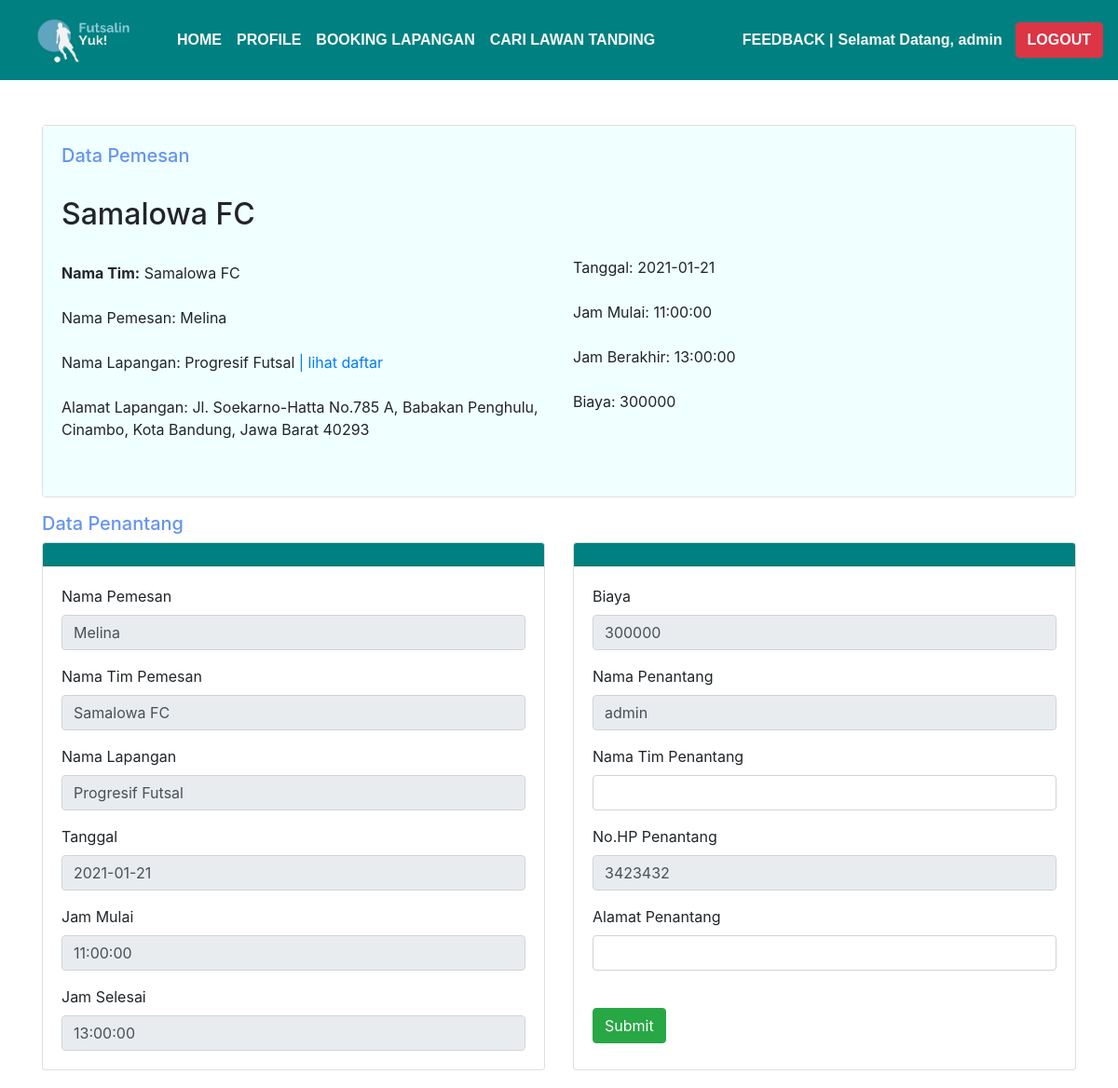
/orders/index2.php?id=31 (signed in), run on the app's committed database.
### tables this page shows
CREATE TABLE `orders` (
  `id` int(11) NOT NULL,
  `user_id` int(100) NOT NULL,
  `nama_pemesan` varchar(255) DEFAULT NULL,
  `nama_tim` varchar(250) DEFAULT NULL,
  `no_pemesan` varchar(200) DEFAULT NULL,
  `nama_lapangan` varchar(255) DEFAULT NULL,
  `alamat_lapangan` text DEFAULT NULL,
  `tanggal` date DEFAULT NULL,
  `jam_mulai` time DEFAULT NULL,
  `jam_berakhir` time DEFAULT NULL,
  `carilawan` varchar(200) DEFAULT NULL,
  `biaya` int(11) DEFAULT NULL,
  `status` varchar(100) NOT NULL,
  `no_penantang` varchar(200) NOT NULL,
  `status_booking` varchar(200) NOT NULL,
  `no_pembayaran` varchar(100) NOT NULL,
  `status_pembayaran` varchar(100) NOT NULL
);

### orders/index2.php (the view, shortened to what this page needs)
<!DOCTYPE html>
<html lang="en">
<head>
    <link rel="stylesheet" href="https://cdn.jsdelivr.net/npm/bootstrap@4.5.3/dist/css/bootstrap.min.css">
    <link href="//maxcdn.bootstrapcdn.com/font-awesome/4.7.0/css/font-awesome.min.css" rel="stylesheet">
        <link rel="stylesheet" type="text/css" href="https://cdnjs.cloudflare.com/ajax/libs/bootstrap-datepicker/1.9.0/css/bootstrap-datepicker.css">
</head>
<body>
        <nav class="navbar navbar-expand-sm" style="background-color: teal;">
            <a class="navbar-brand"><img src="../assets/img/logo.png" height="60px" width="150px"></a>
  <div class="collapse navbar-collapse" id="navbarSupportedContent">
    <ul class="navbar-nav mr-auto">
      <li class="nav-item">
      <a class="nav-link text-light" style="font-family: Arial; font-weight: bold;" href="../home.php">HOME <span class="sr-only">(current)</span></a>
                    </li>
                    <li class="nav-item">
                        <a class="nav-link text-light"  style="font-family: Arial; font-weight: bold;"  href="profile.php">PROFILE</a>
                    </li>
                     <li class="nav-item">
                        <a class="nav-link text-light"  style="font-family: Arial; font-weight: bold;"  href="index.php">BOOKING LAPANGAN</a>
                    </li>
                     <li class="nav-item">
                        <a class="nav-link text-light"  style="font-family: Arial; font-weight: bold;"  href="index1.php">CARI LAWAN TANDING</a>
                    </li>
    </ul>
    <a class="nav-link text-light" style="font-family: Arial; font-weight: bold; padding-right:5px;" href="feedback.php">FEEDBACK | </a>
    <span class="navbar-text text-light"  style="font-family: Arial; font-weight: bold;" >Selamat Datang, </span>
    <a class="nav-item" style="color:teal;">.</a>
    <a class="nav-item text-light"  style="font-family: Arial; font-weight: bold;" ><?= $_SESSION["nama"] ?></a>
    <a class="nav-item" style="color:teal;">...</a>
    <a class="btn btn-danger my-2 my-sm-0 text-light"  style="font-family: Arial; font-weight: bold;"   href="../Login/logout.php">LOGOUT</a>
  </div>
</nav>
 <?php
include '../config/connection.php';
$id = $_GET['id'];
$data = mysqli_query($conn, "SELECT * FROM orders WHERE id = $id");
$data = mysqli_fetch_assoc($data);
?>
				<div class="container" style="padding-top: 0cm;">
  				<div class="d-flex justify-content-center">
				<div class="card mt-5 mb-3" style="width:30cm;">
					<div class="card-body" style="background-color: azure;" >
						<div class="row">
							<div class="col-md-6">
							<h5 class="text-left" style="color:cornflowerblue">Data Pemesan</h5><br>
							<h2><?php echo $data['nama_tim'] ?></h2>
								<br>
								<p>
								<b>Nama Tim:</b> <?php echo $data['nama_tim'] ?>
									<br><br>
									Nama Pemesan: <?php echo $data['nama_pemesan'] ?>
                                    <br><br>
									Nama Lapangan: <?php echo $data['nama_lapangan'] ?>
									<a href="index.php"> | lihat daftar</a>
									<br><br>
									Alamat Lapangan: <?php echo $data['alamat_lapangan'] ?>
                                    <br><br>
								</p>
							</div>
							<div class="col-md-6">
								<br><br><br><br><br>
								<p>
								Tanggal: <?php echo $data['tanggal'] ?>
                                    <br><br>
									Jam Mulai: <?php echo $data['jam_mulai'] ?>
                                   <br><br>
									Jam Berakhir: <?php echo $data['jam_berakhir'] ?>
                                    <br><br>
									Biaya: <?php echo $data['biaya'] ?>
								</p>
							</div>
						</div>
						</div>
						</div>
					</div>
				</div>
	<form action="" method="POST" enctype="multipart/form-data">
        <div class="container">
            <h5 class="text-left" style="color:cornflowerblue">Data Penantang</h5>
            <div class="row">
                <div class="col-sm-6">
            <div class="card" style="height:15cm;">
              <div class="card-header" style="background-color: teal;"></div>
              <div class="card-body">
			  				<div class="form-group">
								<label>Nama Pemesan</label>
								<input type="text" class="form-control" name="nama_pemesan" value="<?php echo $data['nama_pemesan'] ?>" readonly required>
							</div>
							<div class="form-group">
								<label>Nama Tim Pemesan</label>
								<input type="text" class="form-control" name="nama_tim" value="<?php echo $data['nama_tim'] ?>" readonly required>
							</div>
							<div class="form-group">
								<label>Nama Lapangan</label>
								<input type="text" class="form-control" name="nama_lapangan" value="<?php echo $data['nama_lapangan'] ?>" readonly required>
							</div>
							<div class="form-group">
								<label>Tanggal</label>
								<input type="text" class="form-control" name="tanggal" value="<?php echo $data['tanggal'] ?>" readonly required>
							</div>
							<div class="form-group">
								<label>Jam Mulai</label>
								<input type="text" class="form-control" name="jam_mulai" value="<?php echo $data['jam_mulai'] ?>" readonly required>
							</div>
							<div class="form-group">
								<label>Jam Selesai</label>
								<input type="text" class="form-control" name="jam_berakhir" value="<?php echo $data['jam_berakhir'] ?>" readonly required>
							</div>
                  <br>
             </div>
            </div>
                </div>
                <div class="col-sm-6">
            <div class="card" style="height:15cm;">
              <div class="card-header" style="background-color: teal;"></div>
              <div class="card-body">
			  				<div class="form-group">
								<label>Biaya</label>
								<input type="text" class="form-control" name="biaya" value="<?php echo $data['biaya'] ?>" readonly required>
							</div>
							<div class="form-group">
								<label>Nama Penantang</label>
								<input type="text" class="form-control" name="nama_penantang" value="<?= $_SESSION["nama"] ?>" readonly required>
							</div>
							<div class="form-group">
								<label>Nama Tim Penantang</label>
								<input type="text" class="form-control" name="nama_tim_penantang" required>
							</div>
							<div class="form-group">
								<label>No.HP Penantang</label>
								<input type="text" class="form-control" name="no_penantang" value="<?= $_SESSION["no_hp"] ?>" readonly required>
							</div>
							<div class="form-group">
								<label>Alamat Penantang</label>
								<input type="text" class="form-control" name="alamat_penantang" required>
							</div>
							<br>
							<button class="btn btn-success" type="submit" name="submit">Submit</button>
            </div>
            </div>
            </div>
          </div>
      </form>
</body>
</html>

### data on the page
orders: nama_tim "Samalowa FC", nama_pemesan "Melina", nama_lapangan "Progresif Futsal", alamat_lapangan "Jl. Soekarno-Hatta No.785 A, Babakan Penghulu, Cinambo, Kota Bandung, Jawa Barat 40293", tanggal "2021-01-21", jam_mulai "11:00:00", jam_berakhir "13:00:00", biaya "300000"

### other printed values
$_SESSION["nama"] "admin"
